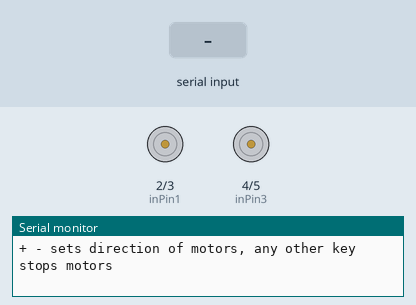
Bench run of a sketch on a simulated Arduino Uno, built with avr-gcc and run on an emulated ATmega328P. Parts: motor-driver pin pairs drawn as motors (green arrow = first pin HIGH = forward, orange = second pin HIGH = backward, longer = more drive), the last lines printed to the serial monitor. The inputs (shaded band) are chosen by the test bench.

Above: at 1.2 s.
1.3 s: "+" received over Serial
At 2.4 s:
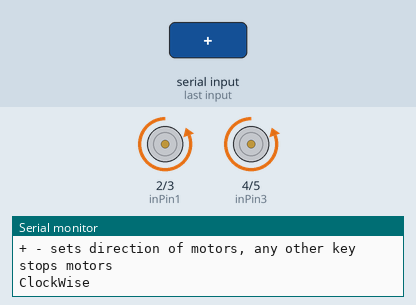
2.8 s: "-" received over Serial
At 3.5 s:
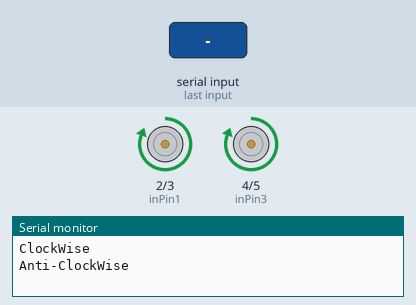
4.3 s: "1" received over Serial
At 4.7 s:
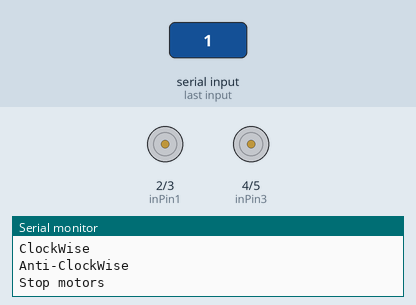
Timing chart, 0 to 7.3 s (numbered marks = the images above; inputs shaded):
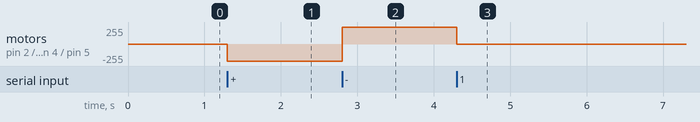

Measured:
- after the input at 1.3 s, motor on pin 2 (inPin1) / pin 3 (inPin2), motor on pin 4 (inPin3) / pin 5 (inPin4): stopped → backward 255/255 at once
- after the input at 2.8 s, motor on pin 2 (inPin1) / pin 3 (inPin2), motor on pin 4 (inPin3) / pin 5 (inPin4): backward 255/255 → forward 255/255 at once
- after the input at 4.3 s, motor on pin 2 (inPin1) / pin 3 (inPin2), motor on pin 4 (inPin3) / pin 5 (inPin4): forward 255/255 → stopped at once

The sketch:

DC_Motor_with_Arduino_Code_2.ino
```cpp
/*
    DC Motor with Arduino Code 2
    For more details, visit: https://techzeero.com/arduino-tutorials/dc-motor-with-arduino/
*/

int inPin1 = 2; //H-Bridge input pins
int inPin2 = 3;
int inPin3 = 4; //H-Bridge pins for second motor
int inPin4 = 5;

void setup()
{
  Serial.begin(9600);
  pinMode(inPin1, OUTPUT);
  pinMode(inPin2, OUTPUT);
  pinMode(inPin3, OUTPUT);
  pinMode(inPin4, OUTPUT);
  Serial.println("+ - sets direction of motors, any other key stops motors");
}

void loop()
{
  if(Serial.available())
  {
    char ch = Serial.read();
    if(ch == '+')
    {
      Serial.println("ClockWise");
      //first motor
      digitalWrite(inPin1, LOW);
      digitalWrite(inPin2, HIGH);
      //second motor
      digitalWrite(inPin3, LOW);
      digitalWrite(inPin4, HIGH);
    }
    else if (ch == '-')
    {
      Serial.println("Anti-ClockWise");
      digitalWrite(inPin1, HIGH);
      digitalWrite(inPin2, LOW);
      digitalWrite(inPin3, HIGH);
      digitalWrite(inPin4, LOW);
    }
    else
    {
      Serial.println("Stop motors");
      digitalWrite(inPin1, LOW);
      digitalWrite(inPin2, LOW);
      digitalWrite(inPin3, LOW);
      digitalWrite(inPin4, LOW);
    }
  }
}
```
